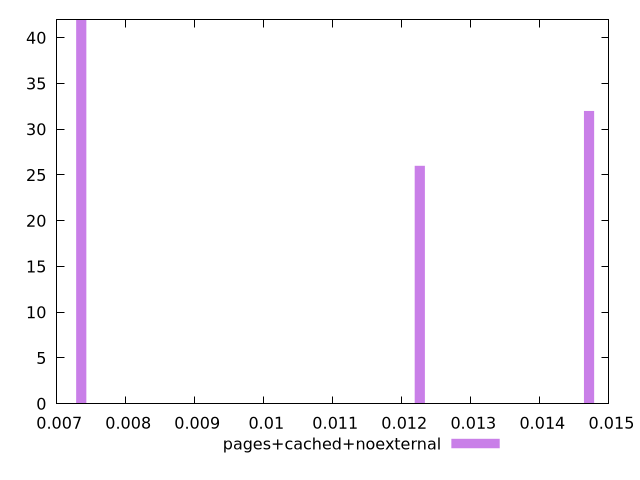

The gnuplot source for this figure:
$_pagesCachedNoexternal <<EOF
0.014713055838066681 32
0.007356527919033341 42
0.012260879865055568 26
EOF
$_pagesCachedNoexternalNojs <<EOF
EOF
set key outside below
set terminal pngcairo
set output "report_00005_2020-11-02T22-26-11.212Z/largest-contentful-paint/largest-contentful-paint_pages+cached+noexternal_pages+cached+noexternal+nojs+hist.png"
set boxwidth 0.0001471305583806668
set style fill transparent solid 0.5 noborder
set yrange [0:42]
plot $_pagesCachedNoexternal title "pages+cached+noexternal" with boxes ,$_pagesCachedNoexternalNojs title "pages+cached+noexternal+nojs" with boxes ,
